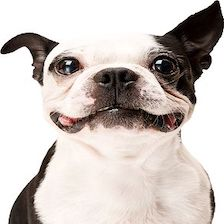
#> input picture data/dog.jpg, 224 x 224 px
$ python core_hack.py
#> lines starting #> are read from the running program, lines starting #| are printed output that depends on the picture; after the words box and inside, x2 and y2 are one past the last pixel; in counts of white or black regions, pixels touching at a corner belong together
import cv2 as cv
import matplotlib.pyplot as  plt

img = cv.imread('../data/dog.jpg')
#> img is the input picture: shape (224, 224, 3); mean B, G, R 191.3, 195.6, 203.9
print(img.shape)
#| (224, 224, 3)
print(img[100, 100])
#| [52 59 84]
eye = img[56:76, 55:85]
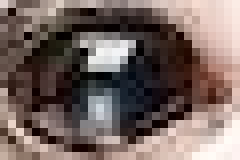
#> eye: shape (20, 30, 3) (shown 8 times larger); mean B, G, R 97.2, 101.9, 117.8
for i in range(0, 190, 30):
    img[i:i + 20, i:i + 30] = eye
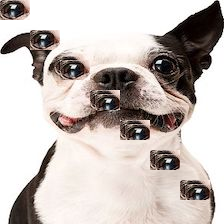
#> img: shape (224, 224, 3); 8.37% of pixels changed, all inside (x1, y1, x2, y2) = (0, 0, 210, 200)
plt.imshow(img)
plt.show()

$ run again, with data/test.png saved as data/dog.jpg
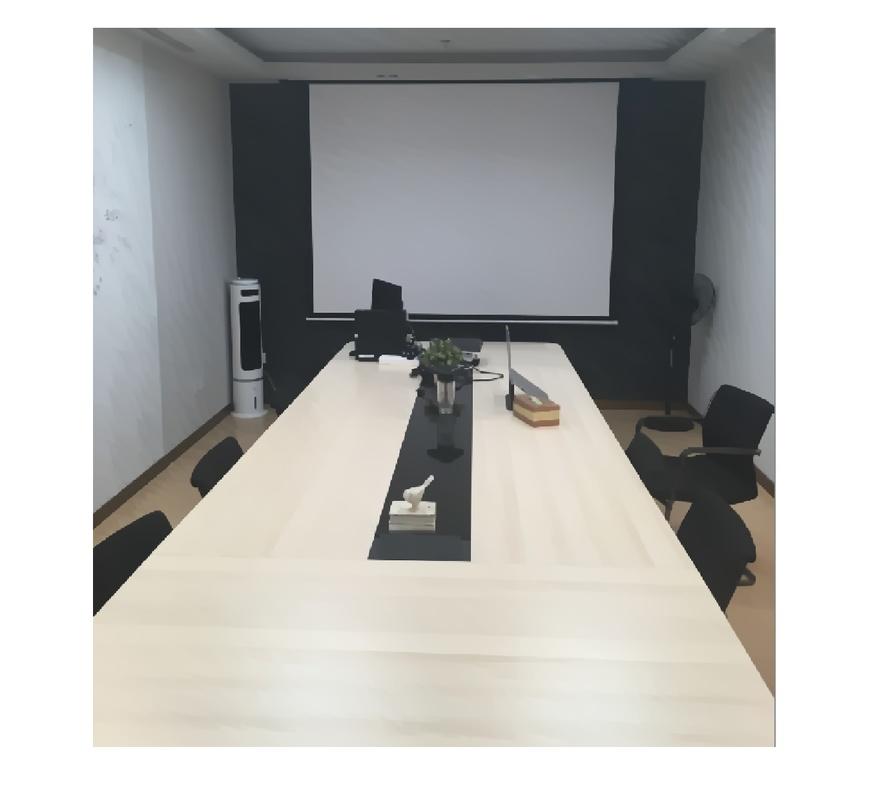
#> input picture data/test.png, 870 x 811 px, shrunk from 1347 x 1255 before the run
#> img is the input picture: shape (811, 870, 3); mean B, G, R 179.1, 181.3, 181.6
#| (811, 870, 3)
#| [215 206 196]
#> after the loop `for i in range(0, 190, 30):`:
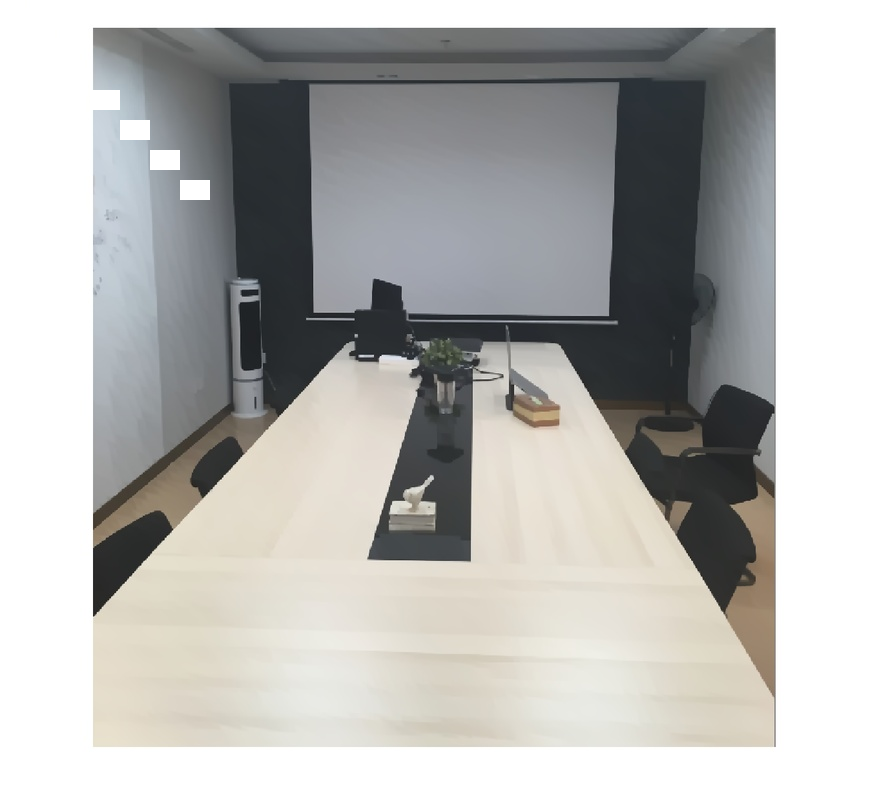
#> img: shape (811, 870, 3); 0.36% of pixels changed, all inside (x1, y1, x2, y2) = (25, 0, 210, 200)
